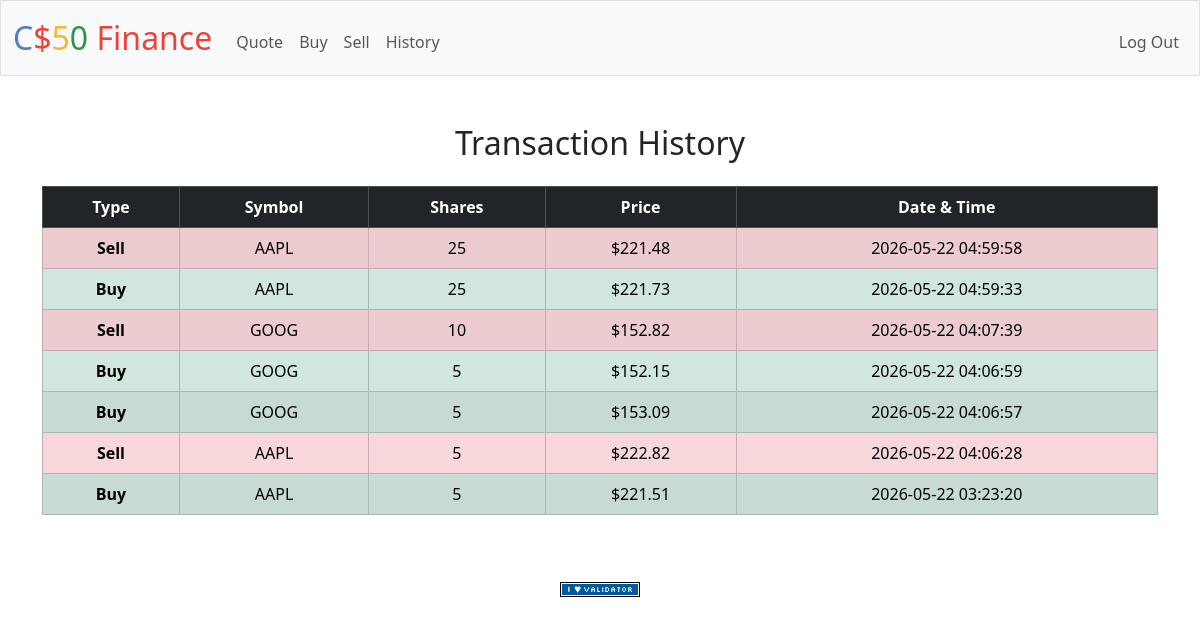
The app's page /history (signed in) with its own data.
### tables this page shows
CREATE TABLE transactions (
id          INTEGER PRIMARY KEY AUTOINCREMENT,
user_id     INTEGER NOT NULL,
symbol      TEXT    NOT NULL,
shares      INTEGER NOT NULL,
price       REAL    NOT NULL,
timestamp   DATETIME DEFAULT CURRENT_TIMESTAMP,
FOREIGN KEY (user_id) REFERENCES users(id)
);

### app.py (the view)
@app.route("/history")
@login_required
def history():
    transactions = db.execute(
        """
        SELECT symbol, shares, price, timestamp
        FROM transactions
        WHERE user_id = ?
        ORDER BY timestamp DESC
        """, session["user_id"])
    return render_template("/history.html", transactions=transactions)

### app.py (called while the page is built)
@app.after_request
def after_request(response):
    response.headers["Cache-Control"] = "no-cache, no-store, must-revalidate"
    response.headers["Expires"] = 0
    response.headers["Pragma"] = "no-cache"
    return response

### helpers.py (called while the page is built)
def login_required(f):
    @wraps(f)
    def decorated_function(*args, **kwargs):
        if session.get("user_id") is None:
            return redirect("/login")
        return f(*args, **kwargs)
    return decorated_function

def usd(value):
    return f"${value:,.2f}"

### templates/history.html (shortened to what this page needs)
{% extends "layout.html" %}
{% block main %}
<h2 class="mb-4">Transaction History</h2>
{% if transactions %}
<table class="table table-striped table-bordered">
    <thead class="table-dark">
        <tr>
            <th>Type</th>
            <th>Symbol</th>
            <th>Shares</th>
            <th>Price</th>
            <th>Date & Time</th>
        </tr>
    </thead>
    <tbody>
        {% for tx in transactions %}
        <tr class="{{ 'table-success' if tx.shares > 0 else 'table-danger' }}">
            <td><strong>{{ "Buy" if tx.shares > 0 else "Sell" }}</strong></td>
            <td>{{ tx.symbol }}</td>
            <td>{{ tx.shares | abs }}</td>
            <td>{{ tx.price | usd }}</td>
            <td>{{ tx.timestamp }}</td>
        </tr>
        {% endfor %}
    </tbody>
</table>
{% else %}
<p class="text-muted">No transactions yet.</p>
{% endif %}
{% endblock %}

### templates/layout.html (shortened to what this page needs)
<!DOCTYPE html>
<html lang="en">
    <head>
        <link href="https://cdn.jsdelivr.net/npm/bootstrap@5.3.8/dist/css/bootstrap.min.css" rel="stylesheet">
        <link href="/static/styles.css" rel="stylesheet">
    </head>
    <body>
        <nav class="bg-light border navbar navbar-expand-md navbar-light">
            <div class="container-fluid">
                <a class="navbar-brand" href="/"><span class="blue">C</span><span class="red">$</span><span class="yellow">5</span><span class="green">0</span> <span class="red">Finance</span></a>
                <div class="collapse navbar-collapse" id="navbar">
                    {% if session["user_id"] %}
                        <ul class="navbar-nav me-auto mt-2">
                            <li class="nav-item"><a class="nav-link" href="/quote">Quote</a></li>
                            <li class="nav-item"><a class="nav-link" href="/buy">Buy</a></li>
                            <li class="nav-item"><a class="nav-link" href="/sell">Sell</a></li>
                            <li class="nav-item"><a class="nav-link" href="/history">History</a></li>
                        </ul>
                        <ul class="navbar-nav ms-auto mt-2">
                            <li class="nav-item"><a class="nav-link" href="/logout">Log Out</a></li>
                        </ul>
                    {% else %}
                        <ul class="navbar-nav ms-auto mt-2">
                            <li class="nav-item"><a class="nav-link" href="/register">Register</a></li>
                            <li class="nav-item"><a class="nav-link" href="/login">Log In</a></li>
                        </ul>
                    {% endif %}
                </div>
            </div>
        </nav>
        <main class="container py-5 text-center">
            {% block main %}{% endblock %}
        </main>
        <footer class="mb-5">
            <form action="https://validator.w3.org/check" class="text-center" enctype="multipart/form-data" method="post" target="_blank">
                <input alt="Validate" src="/static/I_heart_validator.png" type="image">
            </form>
        </footer>
    </body>
</html>

### static/styles.css (style rules this page uses)
nav .navbar-brand { font-size: xx-large; }
nav .navbar-brand .blue { color: #537fbe; }
nav .navbar-brand .red { color: #ea433b; }
nav .navbar-brand .yellow { color: #f5b82e; }
nav .navbar-brand .green { color: #2e944b; }

### records on screen
transactions: shares "Sell", symbol "AAPL", shares|abs "25", price "$221.48", timestamp "2026-05-22 04:59:58"
transactions: shares "Buy", symbol "AAPL", shares|abs "25", price "$221.73", timestamp "2026-05-22 04:59:33"
transactions: shares "Sell", symbol "GOOG", shares|abs "10", price "$152.82", timestamp "2026-05-22 04:07:39"
transactions: shares "Buy", symbol "GOOG", shares|abs "5", price "$152.15", timestamp "2026-05-22 04:06:59"
transactions: shares "Buy", symbol "GOOG", shares|abs "5", price "$153.09", timestamp "2026-05-22 04:06:57"
transactions: shares "Sell", symbol "AAPL", shares|abs "5", price "$222.82", timestamp "2026-05-22 04:06:28"
transactions: shares "Buy", symbol "AAPL", shares|abs "5", price "$221.51", timestamp "2026-05-22 03:23:20"
